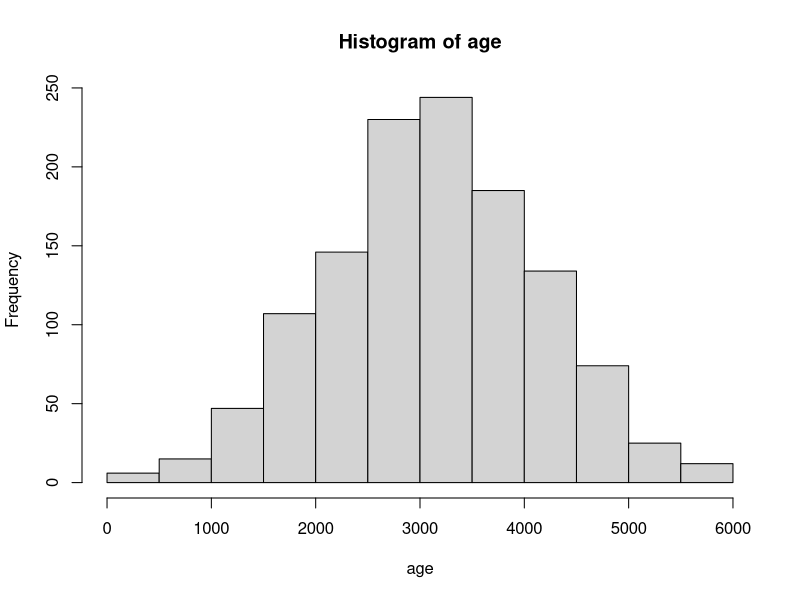
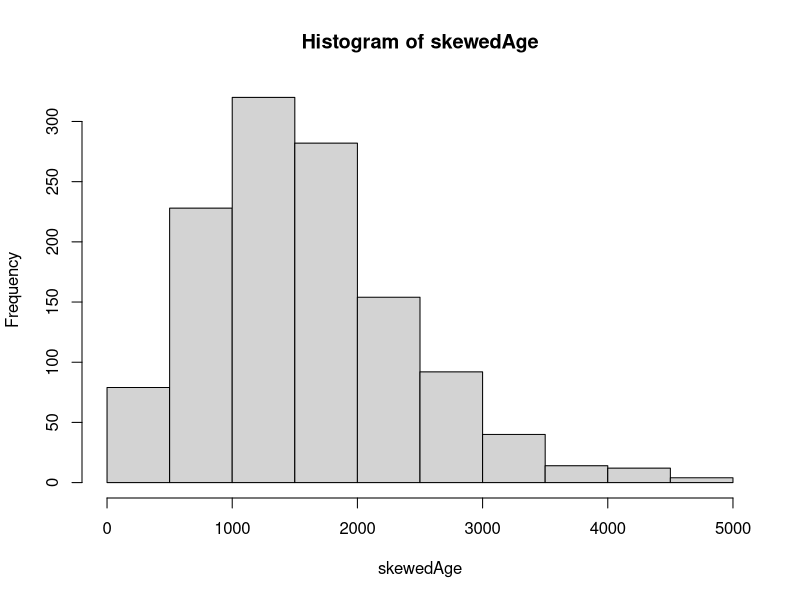

Write the R code that produced these figures, in order. (Note: this script raises an error after producing the figures.)
# toymaker dataset
set.seed(67)

# elf identifier variable. 1225 observations
total_elves <- 1225
elf_id <- 0001:total_elves
elf_id <- sprintf("%04d", 1:total_elves)

# sex variable
sex <- as.factor(sample(c("Male", "Female"), total_elves, T))
table(sex) # table() shows the count per category

# age
age <- pmax(round(rnorm(total_elves, mean = 3140, sd = 1000)), 100)
hist(age)

# skewed age
library(sn)
skewedAge <- pmax((round(rsn(total_elves, xi = c(100:total_elves), omega = 1200, alpha = 10, dp = NULL))), 100)
summary(skewedAge)
hist(skewedAge)

# job_type
job_type <- as.factor(sample(c("Full-time", "Part-time"), total_elves, T, prob = c(.75, .25)))
table(job_type)

# creating dataframe + new variable: weekly_hours
toymaker <- data.frame(elf_id, sex, age, job_type) %>%
  mutate(weekly_hours = ifelse(job_type == "Full-time",
                               pmin(pmax(round(rnorm(n(), mean = 40, sd = 10)), 40), 60),
                               pmin(pmax(round(rnorm(n(), mean = 30, sd = 3)), 20), 34)
                              )
         )

# experience
# want: elf's work experience CAN'T surpass elf's age minus 25 ;
toymaker <- toymaker %>%
  rowwise() %>%
  mutate(
    work_experience = case_when(
      age <= 500 ~ round(runif(1, 75, age - 25)),
      age <= 1000 ~ round(runif(1, 476, age - 25)),
      age <= 2000 ~ round(runif(1, 976, age - 25)),
      age <= 3000 ~ round(runif(1, 1976, age - 25)),
      age <= 4000 ~ round(runif(1, 2976, age - 25)),
      TRUE        ~ round(runif(1, 3976, age - 25))
    )
  ) %>%
  ungroup()

# toys_made_per_week



# defected_toys_made_per_week




# Test Visualizations (for assessing distribution purposes)
head(toymaker)

toymaker %>%
  select(job_type, weekly_hours) %>%
  table()

hist(toymaker$weekly_hours[toymaker$job_type == "Full-time"])
hist(toymaker$weekly_hours[toymaker$job_type == "Part-time"])
hist(toymaker$weekly_hours)

toymaker %>%
  filter(age <= 1000) %>%
  group_by(job_type) %>%
  arrange(age) %>%
  count(job_type)

summary(toymaker$work_experience)
summary(toymaker$age - toymaker$work_experience)

min(toymaker$age - toymaker$work_experience)
which(toymaker$age <= toymaker$work_experience)
all(toymaker$age > toymaker$work_experience)
which(is.na(toymaker$age - toymaker$work_experience))


# Professor's help:
elves_data <- toymaker %>%
  mutate(
    # 1. Base productivity (toys per hour) - varies by elf
    # This could be influenced by experience (but with diminishing returns)
    # Add some random variation so not all elves are identical
    base_productivity = 2 + (work_experience / 2000) + rnorm(n(), 0, 0.3),
    base_productivity = pmax(base_productivity, 0.5), # minimum floor

    # 2. Toys per week = productivity * hours worked
    toys_per_week = round(base_productivity * weekly_hours),

    # 3. Quality rate increases with experience (with diminishing returns)
    # Using a logistic-style curve to keep it between 0 and 1
    quality_rate = 0.70 + 0.25 * (1 - exp(-work_experience / 1500)) +
      rnorm(n(), 0, 0.03),
    quality_rate = pmax(0.5, pmin(0.99, quality_rate)), # bound between 50-99%

    # 4. Defected toys based on quality rate
    defected_toys_per_week = round(toys_per_week * (1 - quality_rate)),

    # 5. Verify the quality rate calculation
    calculated_quality_rate = 1 - (defected_toys_per_week / toys_per_week)
  )

hist(elves_data$quality_rate)

lm <- lm(work_experience ~ sex + age + job_type + weekly_hours, data = elves_data)
summary(lm)
plot(elves_data$work_experience, elves_data$calculated_quality_rate)
